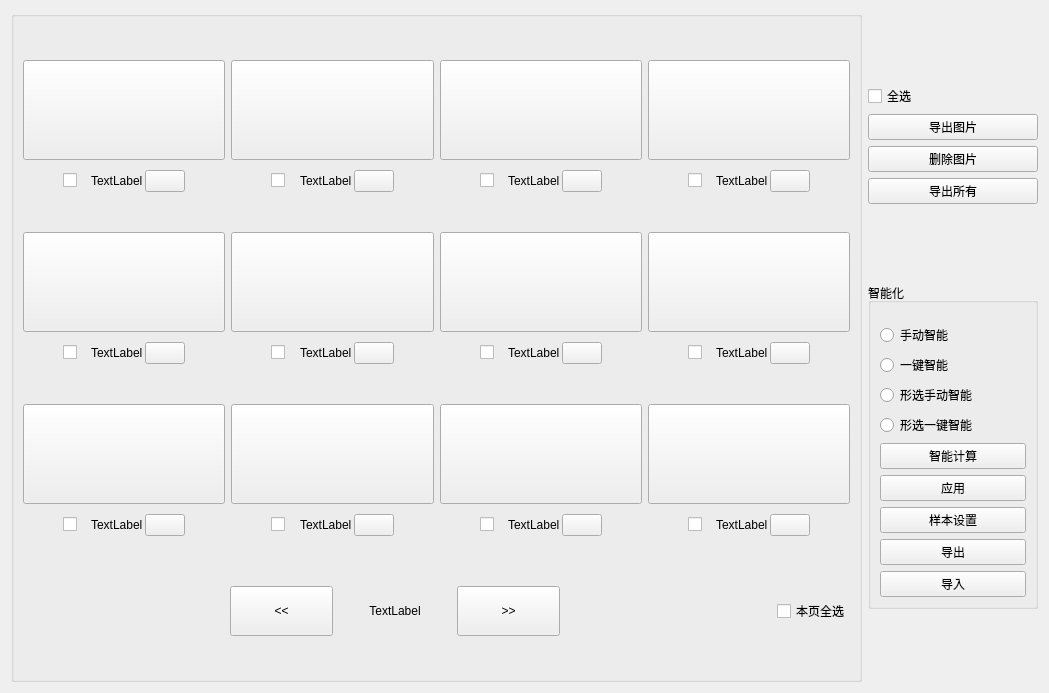
<?xml version="1.0" encoding="UTF-8"?>
<ui version="4.0">
 <class>ImageManageWidget</class>
 <widget class="QWidget" name="ImageManageWidget">
  <property name="geometry">
   <rect>
    <x>0</x>
    <y>0</y>
    <width>1049</width>
    <height>693</height>
   </rect>
  </property>
  <property name="windowTitle">
   <string notr="true">Form</string>
  </property>
  <layout class="QHBoxLayout" name="horizontalLayout_13" stretch="5,1">
   <item>
    <layout class="QGridLayout" name="gridLayout_2">
     <item row="0" column="0">
      <widget class="QGroupBox" name="groupBox">
       <property name="alignment">
        <set>Qt::AlignCenter</set>
       </property>
       <layout class="QGridLayout" name="gridLayout">
        <item row="3" column="0" colspan="4">
         <layout class="QHBoxLayout" name="horizontalLayout_14" stretch="2,1,1,1,2,0">
          <property name="spacing">
           <number>10</number>
          </property>
          <property name="topMargin">
           <number>10</number>
          </property>
          <item>
           <spacer name="horizontalSpacer_25">
            <property name="orientation">
             <enum>Qt::Horizontal</enum>
            </property>
            <property name="sizeHint" stdset="0">
             <size>
              <width>40</width>
              <height>20</height>
             </size>
            </property>
           </spacer>
          </item>
          <item>
           <widget class="QPushButton" name="btn_prePage">
            <property name="minimumSize">
             <size>
              <width>100</width>
              <height>50</height>
             </size>
            </property>
            <property name="text">
             <string notr="true">&lt;&lt;</string>
            </property>
           </widget>
          </item>
          <item>
           <widget class="QLabel" name="label_page">
            <property name="minimumSize">
             <size>
              <width>70</width>
              <height>50</height>
             </size>
            </property>
            <property name="text">
             <string notr="true">TextLabel</string>
            </property>
            <property name="alignment">
             <set>Qt::AlignCenter</set>
            </property>
           </widget>
          </item>
          <item>
           <widget class="QPushButton" name="btn_nextPage">
            <property name="minimumSize">
             <size>
              <width>100</width>
              <height>50</height>
             </size>
            </property>
            <property name="text">
             <string notr="true">&gt;&gt;</string>
            </property>
           </widget>
          </item>
          <item>
           <spacer name="horizontalSpacer_26">
            <property name="orientation">
             <enum>Qt::Horizontal</enum>
            </property>
            <property name="sizeHint" stdset="0">
             <size>
              <width>40</width>
              <height>20</height>
             </size>
            </property>
           </spacer>
          </item>
          <item>
           <widget class="QCheckBox" name="thispageallInCBox">
            <property name="text">
             <string>本页全选</string>
            </property>
           </widget>
          </item>
         </layout>
        </item>
        <item row="1" column="0">
         <layout class="QVBoxLayout" name="verticalLayout_11">
          <property name="spacing">
           <number>10</number>
          </property>
          <item>
           <widget class="QPushButton" name="pushButton_05">
            <property name="minimumSize">
             <size>
              <width>150</width>
              <height>100</height>
             </size>
            </property>
            <property name="text">
             <string/>
            </property>
           </widget>
          </item>
          <item>
           <layout class="QHBoxLayout" name="horizontalLayout_11">
            <property name="spacing">
             <number>2</number>
            </property>
            <item>
             <spacer name="horizontalSpacer_21">
              <property name="orientation">
               <enum>Qt::Horizontal</enum>
              </property>
              <property name="sizeType">
               <enum>QSizePolicy::Preferred</enum>
              </property>
              <property name="sizeHint" stdset="0">
               <size>
                <width>40</width>
                <height>20</height>
               </size>
              </property>
             </spacer>
            </item>
            <item>
             <widget class="QCheckBox" name="checkBox_5">
              <property name="text">
               <string/>
              </property>
             </widget>
            </item>
            <item>
             <widget class="QLabel" name="imageNamelbl5">
              <property name="text">
               <string notr="true">TextLabel</string>
              </property>
             </widget>
            </item>
            <item>
             <widget class="QPushButton" name="PropertyBtn5">
              <property name="text">
               <string notr="true"/>
              </property>
             </widget>
            </item>
            <item>
             <spacer name="horizontalSpacer_22">
              <property name="orientation">
               <enum>Qt::Horizontal</enum>
              </property>
              <property name="sizeType">
               <enum>QSizePolicy::Preferred</enum>
              </property>
              <property name="sizeHint" stdset="0">
               <size>
                <width>40</width>
                <height>20</height>
               </size>
              </property>
             </spacer>
            </item>
           </layout>
          </item>
         </layout>
        </item>
        <item row="2" column="2">
         <layout class="QVBoxLayout" name="verticalLayout_5">
          <property name="spacing">
           <number>10</number>
          </property>
          <item>
           <widget class="QPushButton" name="pushButton_11">
            <property name="minimumSize">
             <size>
              <width>150</width>
              <height>100</height>
             </size>
            </property>
            <property name="text">
             <string/>
            </property>
           </widget>
          </item>
          <item>
           <layout class="QHBoxLayout" name="horizontalLayout_5">
            <property name="spacing">
             <number>2</number>
            </property>
            <item>
             <spacer name="horizontalSpacer_11">
              <property name="orientation">
               <enum>Qt::Horizontal</enum>
              </property>
              <property name="sizeType">
               <enum>QSizePolicy::Preferred</enum>
              </property>
              <property name="sizeHint" stdset="0">
               <size>
                <width>40</width>
                <height>20</height>
               </size>
              </property>
             </spacer>
            </item>
            <item>
             <widget class="QCheckBox" name="checkBox_11">
              <property name="text">
               <string/>
              </property>
             </widget>
            </item>
            <item>
             <widget class="QLabel" name="imageNamelbl11">
              <property name="text">
               <string notr="true">TextLabel</string>
              </property>
             </widget>
            </item>
            <item>
             <widget class="QPushButton" name="PropertyBtn11">
              <property name="text">
               <string notr="true"/>
              </property>
             </widget>
            </item>
            <item>
             <spacer name="horizontalSpacer_12">
              <property name="orientation">
               <enum>Qt::Horizontal</enum>
              </property>
              <property name="sizeType">
               <enum>QSizePolicy::Preferred</enum>
              </property>
              <property name="sizeHint" stdset="0">
               <size>
                <width>40</width>
                <height>20</height>
               </size>
              </property>
             </spacer>
            </item>
           </layout>
          </item>
         </layout>
        </item>
        <item row="0" column="2">
         <layout class="QVBoxLayout" name="verticalLayout_4">
          <property name="spacing">
           <number>10</number>
          </property>
          <item>
           <widget class="QPushButton" name="pushButton_03">
            <property name="minimumSize">
             <size>
              <width>150</width>
              <height>100</height>
             </size>
            </property>
            <property name="text">
             <string/>
            </property>
           </widget>
          </item>
          <item>
           <layout class="QHBoxLayout" name="horizontalLayout_4">
            <property name="spacing">
             <number>2</number>
            </property>
            <item>
             <spacer name="horizontalSpacer_5">
              <property name="orientation">
               <enum>Qt::Horizontal</enum>
              </property>
              <property name="sizeType">
               <enum>QSizePolicy::Preferred</enum>
              </property>
              <property name="sizeHint" stdset="0">
               <size>
                <width>40</width>
                <height>20</height>
               </size>
              </property>
             </spacer>
            </item>
            <item>
             <widget class="QCheckBox" name="checkBox_3">
              <property name="text">
               <string/>
              </property>
             </widget>
            </item>
            <item>
             <widget class="QLabel" name="imageNamelbl3">
              <property name="text">
               <string notr="true">TextLabel</string>
              </property>
             </widget>
            </item>
            <item>
             <widget class="QPushButton" name="PropertyBtn3">
              <property name="text">
               <string notr="true"/>
              </property>
             </widget>
            </item>
            <item>
             <spacer name="horizontalSpacer_6">
              <property name="orientation">
               <enum>Qt::Horizontal</enum>
              </property>
              <property name="sizeType">
               <enum>QSizePolicy::Preferred</enum>
              </property>
              <property name="sizeHint" stdset="0">
               <size>
                <width>40</width>
                <height>20</height>
               </size>
              </property>
             </spacer>
            </item>
           </layout>
          </item>
         </layout>
        </item>
        <item row="0" column="0">
         <layout class="QVBoxLayout" name="verticalLayout_2">
          <property name="spacing">
           <number>10</number>
          </property>
          <item>
           <widget class="QPushButton" name="pushButton_01">
            <property name="minimumSize">
             <size>
              <width>150</width>
              <height>100</height>
             </size>
            </property>
            <property name="text">
             <string/>
            </property>
           </widget>
          </item>
          <item>
           <layout class="QHBoxLayout" name="horizontalLayout_2">
            <property name="spacing">
             <number>2</number>
            </property>
            <item>
             <spacer name="horizontalSpacer">
              <property name="orientation">
               <enum>Qt::Horizontal</enum>
              </property>
              <property name="sizeType">
               <enum>QSizePolicy::Preferred</enum>
              </property>
              <property name="sizeHint" stdset="0">
               <size>
                <width>40</width>
                <height>20</height>
               </size>
              </property>
             </spacer>
            </item>
            <item>
             <widget class="QCheckBox" name="checkBox">
              <property name="text">
               <string/>
              </property>
             </widget>
            </item>
            <item>
             <widget class="QLabel" name="imageNamelbl1">
              <property name="text">
               <string notr="true">TextLabel</string>
              </property>
             </widget>
            </item>
            <item>
             <widget class="QPushButton" name="PropertyBtn1">
              <property name="text">
               <string notr="true"/>
              </property>
             </widget>
            </item>
            <item>
             <spacer name="horizontalSpacer_2">
              <property name="orientation">
               <enum>Qt::Horizontal</enum>
              </property>
              <property name="sizeType">
               <enum>QSizePolicy::Preferred</enum>
              </property>
              <property name="sizeHint" stdset="0">
               <size>
                <width>40</width>
                <height>20</height>
               </size>
              </property>
             </spacer>
            </item>
           </layout>
          </item>
         </layout>
        </item>
        <item row="1" column="1">
         <layout class="QVBoxLayout" name="verticalLayout_12">
          <property name="spacing">
           <number>10</number>
          </property>
          <item>
           <widget class="QPushButton" name="pushButton_06">
            <property name="minimumSize">
             <size>
              <width>150</width>
              <height>100</height>
             </size>
            </property>
            <property name="text">
             <string/>
            </property>
           </widget>
          </item>
          <item>
           <layout class="QHBoxLayout" name="horizontalLayout_12">
            <property name="spacing">
             <number>2</number>
            </property>
            <item>
             <spacer name="horizontalSpacer_23">
              <property name="orientation">
               <enum>Qt::Horizontal</enum>
              </property>
              <property name="sizeType">
               <enum>QSizePolicy::Preferred</enum>
              </property>
              <property name="sizeHint" stdset="0">
               <size>
                <width>40</width>
                <height>20</height>
               </size>
              </property>
             </spacer>
            </item>
            <item>
             <widget class="QCheckBox" name="checkBox_6">
              <property name="text">
               <string/>
              </property>
             </widget>
            </item>
            <item>
             <widget class="QLabel" name="imageNamelbl6">
              <property name="text">
               <string notr="true">TextLabel</string>
              </property>
             </widget>
            </item>
            <item>
             <widget class="QPushButton" name="PropertyBtn6">
              <property name="text">
               <string notr="true"/>
              </property>
             </widget>
            </item>
            <item>
             <spacer name="horizontalSpacer_24">
              <property name="orientation">
               <enum>Qt::Horizontal</enum>
              </property>
              <property name="sizeType">
               <enum>QSizePolicy::Preferred</enum>
              </property>
              <property name="sizeHint" stdset="0">
               <size>
                <width>40</width>
                <height>20</height>
               </size>
              </property>
             </spacer>
            </item>
           </layout>
          </item>
         </layout>
        </item>
        <item row="2" column="0">
         <layout class="QVBoxLayout" name="verticalLayout">
          <property name="spacing">
           <number>10</number>
          </property>
          <item>
           <widget class="QPushButton" name="pushButton_09">
            <property name="minimumSize">
             <size>
              <width>150</width>
              <height>100</height>
             </size>
            </property>
            <property name="text">
             <string/>
            </property>
           </widget>
          </item>
          <item>
           <layout class="QHBoxLayout" name="horizontalLayout">
            <property name="spacing">
             <number>2</number>
            </property>
            <item>
             <spacer name="horizontalSpacer_7">
              <property name="orientation">
               <enum>Qt::Horizontal</enum>
              </property>
              <property name="sizeType">
               <enum>QSizePolicy::Preferred</enum>
              </property>
              <property name="sizeHint" stdset="0">
               <size>
                <width>40</width>
                <height>20</height>
               </size>
              </property>
             </spacer>
            </item>
            <item>
             <widget class="QCheckBox" name="checkBox_9">
              <property name="text">
               <string/>
              </property>
             </widget>
            </item>
            <item>
             <widget class="QLabel" name="imageNamelbl9">
              <property name="text">
               <string notr="true">TextLabel</string>
              </property>
             </widget>
            </item>
            <item>
             <widget class="QPushButton" name="PropertyBtn9">
              <property name="text">
               <string notr="true"/>
              </property>
             </widget>
            </item>
            <item>
             <spacer name="horizontalSpacer_8">
              <property name="orientation">
               <enum>Qt::Horizontal</enum>
              </property>
              <property name="sizeType">
               <enum>QSizePolicy::Preferred</enum>
              </property>
              <property name="sizeHint" stdset="0">
               <size>
                <width>40</width>
                <height>20</height>
               </size>
              </property>
             </spacer>
            </item>
           </layout>
          </item>
         </layout>
        </item>
        <item row="2" column="1">
         <layout class="QVBoxLayout" name="verticalLayout_6">
          <property name="spacing">
           <number>10</number>
          </property>
          <item>
           <widget class="QPushButton" name="pushButton_10">
            <property name="minimumSize">
             <size>
              <width>150</width>
              <height>100</height>
             </size>
            </property>
            <property name="text">
             <string/>
            </property>
           </widget>
          </item>
          <item>
           <layout class="QHBoxLayout" name="horizontalLayout_6">
            <property name="spacing">
             <number>2</number>
            </property>
            <item>
             <spacer name="horizontalSpacer_9">
              <property name="orientation">
               <enum>Qt::Horizontal</enum>
              </property>
              <property name="sizeType">
               <enum>QSizePolicy::Preferred</enum>
              </property>
              <property name="sizeHint" stdset="0">
               <size>
                <width>40</width>
                <height>20</height>
               </size>
              </property>
             </spacer>
            </item>
            <item>
             <widget class="QCheckBox" name="checkBox_10">
              <property name="text">
               <string/>
              </property>
             </widget>
            </item>
            <item>
             <widget class="QLabel" name="imageNamelbl10">
              <property name="text">
               <string notr="true">TextLabel</string>
              </property>
             </widget>
            </item>
            <item>
             <widget class="QPushButton" name="PropertyBtn10">
              <property name="text">
               <string notr="true"/>
              </property>
             </widget>
            </item>
            <item>
             <spacer name="horizontalSpacer_10">
              <property name="orientation">
               <enum>Qt::Horizontal</enum>
              </property>
              <property name="sizeType">
               <enum>QSizePolicy::Preferred</enum>
              </property>
              <property name="sizeHint" stdset="0">
               <size>
                <width>40</width>
                <height>20</height>
               </size>
              </property>
             </spacer>
            </item>
           </layout>
          </item>
         </layout>
        </item>
        <item row="0" column="1">
         <layout class="QVBoxLayout" name="verticalLayout_3">
          <property name="spacing">
           <number>10</number>
          </property>
          <item>
           <widget class="QPushButton" name="pushButton_02">
            <property name="minimumSize">
             <size>
              <width>150</width>
              <height>100</height>
             </size>
            </property>
            <property name="text">
             <string/>
            </property>
           </widget>
          </item>
          <item>
           <layout class="QHBoxLayout" name="horizontalLayout_3">
            <property name="spacing">
             <number>2</number>
            </property>
            <item>
             <spacer name="horizontalSpacer_3">
              <property name="orientation">
               <enum>Qt::Horizontal</enum>
              </property>
              <property name="sizeType">
               <enum>QSizePolicy::Preferred</enum>
              </property>
              <property name="sizeHint" stdset="0">
               <size>
                <width>40</width>
                <height>20</height>
               </size>
              </property>
             </spacer>
            </item>
            <item>
             <widget class="QCheckBox" name="checkBox_2">
              <property name="text">
               <string/>
              </property>
             </widget>
            </item>
            <item>
             <widget class="QLabel" name="imageNamelbl2">
              <property name="text">
               <string notr="true">TextLabel</string>
              </property>
             </widget>
            </item>
            <item>
             <widget class="QPushButton" name="PropertyBtn2">
              <property name="text">
               <string notr="true"/>
              </property>
             </widget>
            </item>
            <item>
             <spacer name="horizontalSpacer_4">
              <property name="orientation">
               <enum>Qt::Horizontal</enum>
              </property>
              <property name="sizeType">
               <enum>QSizePolicy::Preferred</enum>
              </property>
              <property name="sizeHint" stdset="0">
               <size>
                <width>40</width>
                <height>20</height>
               </size>
              </property>
             </spacer>
            </item>
           </layout>
          </item>
         </layout>
        </item>
        <item row="1" column="2">
         <layout class="QVBoxLayout" name="verticalLayout_10">
          <property name="spacing">
           <number>10</number>
          </property>
          <item>
           <widget class="QPushButton" name="pushButton_07">
            <property name="minimumSize">
             <size>
              <width>150</width>
              <height>100</height>
             </size>
            </property>
            <property name="text">
             <string/>
            </property>
           </widget>
          </item>
          <item>
           <layout class="QHBoxLayout" name="horizontalLayout_10">
            <property name="spacing">
             <number>2</number>
            </property>
            <item>
             <spacer name="horizontalSpacer_19">
              <property name="orientation">
               <enum>Qt::Horizontal</enum>
              </property>
              <property name="sizeType">
               <enum>QSizePolicy::Preferred</enum>
              </property>
              <property name="sizeHint" stdset="0">
               <size>
                <width>40</width>
                <height>20</height>
               </size>
              </property>
             </spacer>
            </item>
            <item>
             <widget class="QCheckBox" name="checkBox_7">
              <property name="text">
               <string/>
              </property>
             </widget>
            </item>
            <item>
             <widget class="QLabel" name="imageNamelbl7">
              <property name="text">
               <string notr="true">TextLabel</string>
              </property>
             </widget>
            </item>
            <item>
             <widget class="QPushButton" name="PropertyBtn7">
              <property name="text">
               <string notr="true"/>
              </property>
             </widget>
            </item>
            <item>
             <spacer name="horizontalSpacer_20">
              <property name="orientation">
               <enum>Qt::Horizontal</enum>
              </property>
              <property name="sizeType">
               <enum>QSizePolicy::Preferred</enum>
              </property>
              <property name="sizeHint" stdset="0">
               <size>
                <width>40</width>
                <height>20</height>
               </size>
              </property>
             </spacer>
            </item>
           </layout>
          </item>
         </layout>
        </item>
        <item row="2" column="3">
         <layout class="QVBoxLayout" name="verticalLayout_9">
          <property name="spacing">
           <number>10</number>
          </property>
          <item>
           <widget class="QPushButton" name="pushButton_12">
            <property name="minimumSize">
             <size>
              <width>150</width>
              <height>100</height>
             </size>
            </property>
            <property name="text">
             <string/>
            </property>
           </widget>
          </item>
          <item>
           <layout class="QHBoxLayout" name="horizontalLayout_9">
            <property name="spacing">
             <number>2</number>
            </property>
            <item>
             <spacer name="horizontalSpacer_17">
              <property name="orientation">
               <enum>Qt::Horizontal</enum>
              </property>
              <property name="sizeType">
               <enum>QSizePolicy::Preferred</enum>
              </property>
              <property name="sizeHint" stdset="0">
               <size>
                <width>40</width>
                <height>20</height>
               </size>
              </property>
             </spacer>
            </item>
            <item>
             <widget class="QCheckBox" name="checkBox_12">
              <property name="text">
               <string/>
              </property>
             </widget>
            </item>
            <item>
             <widget class="QLabel" name="imageNamelbl12">
              <property name="text">
               <string notr="true">TextLabel</string>
              </property>
             </widget>
            </item>
            <item>
             <widget class="QPushButton" name="PropertyBtn12">
              <property name="text">
               <string notr="true"/>
              </property>
             </widget>
            </item>
            <item>
             <spacer name="horizontalSpacer_18">
              <property name="orientation">
               <enum>Qt::Horizontal</enum>
              </property>
              <property name="sizeType">
               <enum>QSizePolicy::Preferred</enum>
              </property>
              <property name="sizeHint" stdset="0">
               <size>
                <width>40</width>
                <height>20</height>
               </size>
              </property>
             </spacer>
            </item>
           </layout>
          </item>
         </layout>
        </item>
        <item row="1" column="3">
         <layout class="QVBoxLayout" name="verticalLayout_7">
          <property name="spacing">
           <number>10</number>
          </property>
          <item>
           <widget class="QPushButton" name="pushButton_08">
            <property name="minimumSize">
             <size>
              <width>150</width>
              <height>100</height>
             </size>
            </property>
            <property name="text">
             <string/>
            </property>
           </widget>
          </item>
          <item>
           <layout class="QHBoxLayout" name="horizontalLayout_7">
            <property name="spacing">
             <number>2</number>
            </property>
            <item>
             <spacer name="horizontalSpacer_13">
              <property name="orientation">
               <enum>Qt::Horizontal</enum>
              </property>
              <property name="sizeType">
               <enum>QSizePolicy::Preferred</enum>
              </property>
              <property name="sizeHint" stdset="0">
               <size>
                <width>40</width>
                <height>20</height>
               </size>
              </property>
             </spacer>
            </item>
            <item>
             <widget class="QCheckBox" name="checkBox_8">
              <property name="text">
               <string/>
              </property>
             </widget>
            </item>
            <item>
             <widget class="QLabel" name="imageNamelbl8">
              <property name="text">
               <string notr="true">TextLabel</string>
              </property>
             </widget>
            </item>
            <item>
             <widget class="QPushButton" name="PropertyBtn8">
              <property name="text">
               <string notr="true"/>
              </property>
             </widget>
            </item>
            <item>
             <spacer name="horizontalSpacer_14">
              <property name="orientation">
               <enum>Qt::Horizontal</enum>
              </property>
              <property name="sizeType">
               <enum>QSizePolicy::Preferred</enum>
              </property>
              <property name="sizeHint" stdset="0">
               <size>
                <width>40</width>
                <height>20</height>
               </size>
              </property>
             </spacer>
            </item>
           </layout>
          </item>
         </layout>
        </item>
        <item row="0" column="3">
         <layout class="QVBoxLayout" name="verticalLayout_8">
          <property name="spacing">
           <number>10</number>
          </property>
          <item>
           <widget class="QPushButton" name="pushButton_04">
            <property name="minimumSize">
             <size>
              <width>150</width>
              <height>100</height>
             </size>
            </property>
            <property name="text">
             <string/>
            </property>
           </widget>
          </item>
          <item>
           <layout class="QHBoxLayout" name="horizontalLayout_8">
            <property name="spacing">
             <number>2</number>
            </property>
            <item>
             <spacer name="horizontalSpacer_15">
              <property name="orientation">
               <enum>Qt::Horizontal</enum>
              </property>
              <property name="sizeType">
               <enum>QSizePolicy::Preferred</enum>
              </property>
              <property name="sizeHint" stdset="0">
               <size>
                <width>40</width>
                <height>20</height>
               </size>
              </property>
             </spacer>
            </item>
            <item>
             <widget class="QCheckBox" name="checkBox_4">
              <property name="text">
               <string/>
              </property>
             </widget>
            </item>
            <item>
             <widget class="QLabel" name="imageNamelbl4">
              <property name="text">
               <string notr="true">TextLabel</string>
              </property>
             </widget>
            </item>
            <item>
             <widget class="QPushButton" name="PropertyBtn4">
              <property name="text">
               <string notr="true"/>
              </property>
             </widget>
            </item>
            <item>
             <spacer name="horizontalSpacer_16">
              <property name="orientation">
               <enum>Qt::Horizontal</enum>
              </property>
              <property name="sizeType">
               <enum>QSizePolicy::Preferred</enum>
              </property>
              <property name="sizeHint" stdset="0">
               <size>
                <width>40</width>
                <height>20</height>
               </size>
              </property>
             </spacer>
            </item>
           </layout>
          </item>
         </layout>
        </item>
       </layout>
      </widget>
     </item>
    </layout>
   </item>
   <item>
    <layout class="QVBoxLayout" name="verticalLayout_16">
     <item>
      <layout class="QVBoxLayout" name="verticalLayout_13">
       <item>
        <spacer name="verticalSpacer">
         <property name="orientation">
          <enum>Qt::Vertical</enum>
         </property>
         <property name="sizeHint" stdset="0">
          <size>
           <width>20</width>
           <height>40</height>
          </size>
         </property>
        </spacer>
       </item>
       <item>
        <widget class="QCheckBox" name="allInCBox">
         <property name="text">
          <string>全选</string>
         </property>
        </widget>
       </item>
       <item>
        <widget class="QPushButton" name="exportAllBtn">
         <property name="text">
          <string notr="true">导出图片</string>
         </property>
        </widget>
       </item>
       <item>
        <widget class="QPushButton" name="delBtn">
         <property name="text">
          <string notr="true">删除图片</string>
         </property>
        </widget>
       </item>
       <item>
        <widget class="QPushButton" name="saveAllBakBtn">
         <property name="text">
          <string notr="true">导出所有</string>
         </property>
        </widget>
       </item>
       <item>
        <spacer name="verticalSpacer_3">
         <property name="orientation">
          <enum>Qt::Vertical</enum>
         </property>
         <property name="sizeHint" stdset="0">
          <size>
           <width>20</width>
           <height>40</height>
          </size>
         </property>
        </spacer>
       </item>
       <item>
        <widget class="QGroupBox" name="groupBox_2">
         <property name="title">
          <string notr="true">智能化</string>
         </property>
         <layout class="QVBoxLayout" name="verticalLayout_15" stretch="1,1,0,0,1,1,0,0,0">
          <property name="topMargin">
           <number>20</number>
          </property>
          <item>
           <widget class="QRadioButton" name="manuRadioBtn">
            <property name="text">
             <string notr="true">手动智能</string>
            </property>
           </widget>
          </item>
          <item>
           <widget class="QRadioButton" name="autoRadioBtn">
            <property name="text">
             <string notr="true">一键智能</string>
            </property>
           </widget>
          </item>
          <item>
           <widget class="QRadioButton" name="manuRadioBtn_2">
            <property name="text">
             <string notr="true">形选手动智能</string>
            </property>
           </widget>
          </item>
          <item>
           <widget class="QRadioButton" name="autoRadioBtn_2">
            <property name="text">
             <string notr="true">形选一键智能</string>
            </property>
           </widget>
          </item>
          <item>
           <widget class="QPushButton" name="studyBtn">
            <property name="text">
             <string notr="true">智能计算</string>
            </property>
           </widget>
          </item>
          <item>
           <widget class="QPushButton" name="applyBtn">
            <property name="text">
             <string notr="true">应用</string>
            </property>
           </widget>
          </item>
          <item>
           <widget class="QPushButton" name="sampleSetBtn">
            <property name="text">
             <string notr="true">样本设置</string>
            </property>
           </widget>
          </item>
          <item>
           <widget class="QPushButton" name="exportBtn">
            <property name="text">
             <string notr="true">导出</string>
            </property>
           </widget>
          </item>
          <item>
           <widget class="QPushButton" name="importBtn">
            <property name="text">
             <string notr="true">导入</string>
            </property>
           </widget>
          </item>
         </layout>
        </widget>
       </item>
       <item>
        <spacer name="verticalSpacer_2">
         <property name="orientation">
          <enum>Qt::Vertical</enum>
         </property>
         <property name="sizeHint" stdset="0">
          <size>
           <width>20</width>
           <height>40</height>
          </size>
         </property>
        </spacer>
       </item>
      </layout>
     </item>
    </layout>
   </item>
  </layout>
 </widget>
 <resources/>
 <connections/>
</ui>
